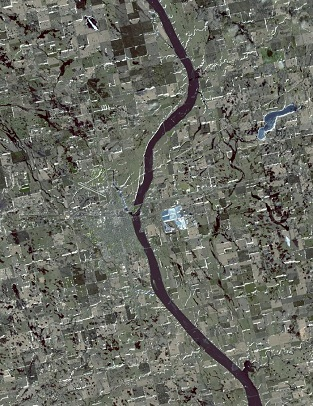
%> input picture code/image/Huron South Dakota1.jpg, 313 x 406 px
$ octave --eval "result = EdgeDetection(imread('image/Huron South Dakota1.jpg'));"   (GNU Octave 9; MATLAB toolbox functions it lacks are replaced by stand-ins)
%> lines starting %> are read from the running program, lines starting %| are printed output that depends on the picture; in (x1, y1, x2, y2) boxes, pixels count from 0 and x2, y2 are one past the last pixel; in counts of white or black regions, pixels touching at a corner belong together; the program's own positions count from 1
function result=EdgeDetection(RGB)
% using matlab toolbox, edge, imfill, imclose(morphorogy), rgb2gray,
% rgb2BW,
% R,G,B processing seperate
% Read in the image
A=RGB;
%> A is the input picture: size 406x313x3 uint8; mean R, G, B 105.6, 106.9, 98.4
% Convert the image into gray scale, R, G, and B. Perform the "edge"
% function to get the edge in different format.
% E_W: whole edge information without segregating the image.
% E_R: edge information of the Red.
% E_G: edge information of the Green.
% E_B: edge information of the Blue.
B=rgb2gray(A);
E_W=edge(B,'sobel',0.1);
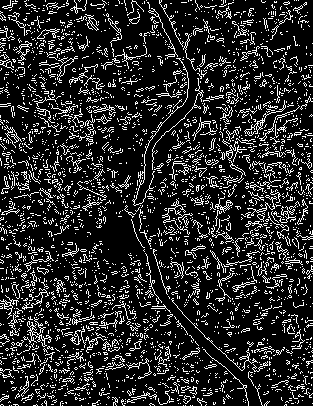
%> E_W: size 406x313 logical; 15.8% white in thin lines or dots
E_R=edge((A(:,:,1)));
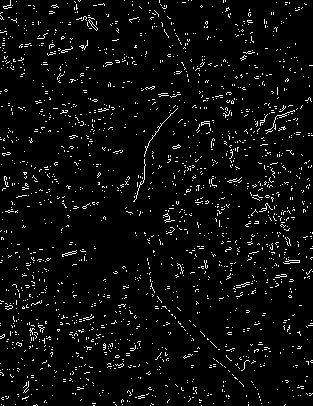
%> E_R: size 406x313 logical; 4.5% white in thin lines or dots
E_G=edge((A(:,:,2)));
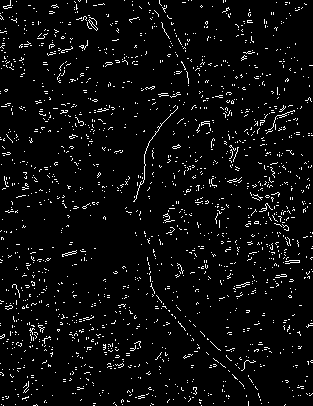
%> E_G: size 406x313 logical; 4.6% white in thin lines or dots
E_B=edge((A(:,:,3)));
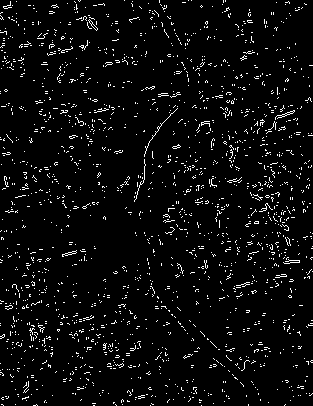
%> E_B: size 406x313 logical; 4.5% white in thin lines or dots
% E: the combination of the edge information of R, G, and B.
E=E_R+E_G+E_B;
LPF=ones(5,5);
[row col]=size(E);
%> row = 406; col = 313
result=zeros(row, col);
for i=3:row-2
for j=3:col-2
result(i,j)=sum(sum(LPF.*E(i-2:i+2,j-2:j+2)));
if (result(i,j)>0)
result(i,j)=1;
end
end
end
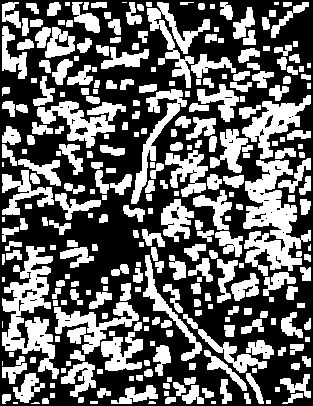
%> result: size 406x313 double; values 0 (black) and 1 (white), 41% white; 294 white regions (11 under 20 px), largest, box (x1, y1, x2, y2) and area: (243, 160, 311, 276) 3754, (2, 246, 59, 379) 3249, (37, 101, 126, 148) 1710
